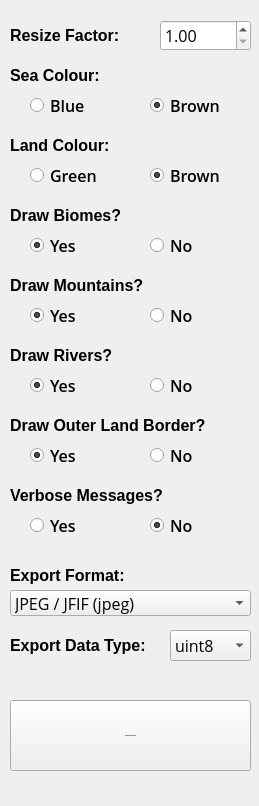
      <widget class="QWidget" name="pgAncient">
       <property name="geometry">
        <rect>
         <x>0</x>
         <y>0</y>
         <width>259</width>
         <height>806</height>
        </rect>
       </property>
       <attribute name="label">
        <string>Ancient Map Options</string>
       </attribute>
       <widget class="QGroupBox" name="grpBiomes">
        <property name="geometry">
         <rect>
          <x>10</x>
          <y>230</y>
          <width>241</width>
          <height>31</height>
         </rect>
        </property>
        <property name="styleSheet">
         <string notr="true">font-family: Open Sans;
font-size: 16px;
font-style: normal;
font-variant: normal;
font-weight: 500;
border:0;</string>
        </property>
        <property name="title">
         <string/>
        </property>
        <widget class="QRadioButton" name="rdoBiomesYes_3">
         <property name="geometry">
          <rect>
           <x>20</x>
           <y>0</y>
           <width>86</width>
           <height>31</height>
          </rect>
         </property>
         <property name="text">
          <string>Yes</string>
         </property>
         <property name="checked">
          <bool>true</bool>
         </property>
        </widget>
        <widget class="QRadioButton" name="rdoBiomesNo_3">
         <property name="geometry">
          <rect>
           <x>140</x>
           <y>0</y>
           <width>86</width>
           <height>31</height>
          </rect>
         </property>
         <property name="text">
          <string>No</string>
         </property>
         <property name="checked">
          <bool>false</bool>
         </property>
        </widget>
       </widget>
       <widget class="QLabel" name="label_36">
        <property name="geometry">
         <rect>
          <x>10</x>
          <y>60</y>
          <width>241</width>
          <height>31</height>
         </rect>
        </property>
        <property name="font">
         <font>
          <pointsize>12</pointsize>
          <weight>75</weight>
          <bold>true</bold>
         </font>
        </property>
        <property name="text">
         <string>Sea Colour:</string>
        </property>
       </widget>
       <widget class="QGroupBox" name="grpSea">
        <property name="geometry">
         <rect>
          <x>10</x>
          <y>90</y>
          <width>241</width>
          <height>31</height>
         </rect>
        </property>
        <property name="styleSheet">
         <string notr="true">font-family: Open Sans;
font-size: 16px;
font-style: normal;
font-variant: normal;
font-weight: 500;
border:0;</string>
        </property>
        <property name="title">
         <string/>
        </property>
        <widget class="QRadioButton" name="rdoSeaBlue_3">
         <property name="geometry">
          <rect>
           <x>20</x>
           <y>0</y>
           <width>86</width>
           <height>31</height>
          </rect>
         </property>
         <property name="text">
          <string>Blue</string>
         </property>
        </widget>
        <widget class="QRadioButton" name="rdoSeaBrown_3">
         <property name="geometry">
          <rect>
           <x>140</x>
           <y>0</y>
           <width>86</width>
           <height>31</height>
          </rect>
         </property>
         <property name="text">
          <string>Brown</string>
         </property>
         <property name="checked">
          <bool>true</bool>
         </property>
        </widget>
       </widget>
       <widget class="QComboBox" name="cboAncData">
        <property name="geometry">
         <rect>
          <x>170</x>
          <y>630</y>
          <width>81</width>
          <height>31</height>
         </rect>
        </property>
        <property name="font">
         <font>
          <family>Open Sans</family>
          <pointsize>12</pointsize>
         </font>
        </property>
        <property name="currentIndex">
         <number>0</number>
        </property>
        <item>
         <property name="text">
          <string>uint8</string>
         </property>
        </item>
        <item>
         <property name="text">
          <string>int16</string>
         </property>
        </item>
        <item>
         <property name="text">
          <string>uint16</string>
         </property>
        </item>
        <item>
         <property name="text">
          <string>int32</string>
         </property>
        </item>
        <item>
         <property name="text">
          <string>uint32</string>
         </property>
        </item>
        <item>
         <property name="text">
          <string>int64</string>
         </property>
        </item>
        <item>
         <property name="text">
          <string>uint64</string>
         </property>
        </item>
        <item>
         <property name="text">
          <string>float16</string>
         </property>
        </item>
        <item>
         <property name="text">
          <string>float32</string>
         </property>
        </item>
        <item>
         <property name="text">
          <string>float64</string>
         </property>
        </item>
       </widget>
       <widget class="QLabel" name="label_37">
        <property name="geometry">
         <rect>
          <x>10</x>
          <y>200</y>
          <width>241</width>
          <height>31</height>
         </rect>
        </property>
        <property name="font">
         <font>
          <pointsize>12</pointsize>
          <weight>75</weight>
          <bold>true</bold>
         </font>
        </property>
        <property name="text">
         <string>Draw Biomes?</string>
        </property>
       </widget>
       <widget class="QLabel" name="label_42">
        <property name="geometry">
         <rect>
          <x>10</x>
          <y>560</y>
          <width>161</width>
          <height>31</height>
         </rect>
        </property>
        <property name="font">
         <font>
          <pointsize>12</pointsize>
          <weight>75</weight>
          <bold>true</bold>
         </font>
        </property>
        <property name="text">
         <string>Export Format:</string>
        </property>
       </widget>
       <widget class="QLabel" name="label_40">
        <property name="geometry">
         <rect>
          <x>10</x>
          <y>410</y>
          <width>241</width>
          <height>31</height>
         </rect>
        </property>
        <property name="font">
         <font>
          <pointsize>12</pointsize>
          <weight>75</weight>
          <bold>true</bold>
         </font>
        </property>
        <property name="text">
         <string>Draw Outer Land Border?</string>
        </property>
       </widget>
       <widget class="QGroupBox" name="grpMountains">
        <property name="geometry">
         <rect>
          <x>10</x>
          <y>300</y>
          <width>241</width>
          <height>31</height>
         </rect>
        </property>
        <property name="styleSheet">
         <string notr="true">font-family: Open Sans;
font-size: 16px;
font-style: normal;
font-variant: normal;
font-weight: 500;
border:0;</string>
        </property>
        <property name="title">
         <string/>
        </property>
        <widget class="QRadioButton" name="rdoMountYes_3">
         <property name="geometry">
          <rect>
           <x>20</x>
           <y>0</y>
           <width>86</width>
           <height>31</height>
          </rect>
         </property>
         <property name="text">
          <string>Yes</string>
         </property>
         <property name="checked">
          <bool>true</bool>
         </property>
        </widget>
        <widget class="QRadioButton" name="rdoMountNo_3">
         <property name="geometry">
          <rect>
           <x>140</x>
           <y>0</y>
           <width>86</width>
           <height>31</height>
          </rect>
         </property>
         <property name="text">
          <string>No</string>
         </property>
         <property name="checked">
          <bool>false</bool>
         </property>
        </widget>
       </widget>
       <widget class="QGroupBox" name="grpRivers">
        <property name="geometry">
         <rect>
          <x>10</x>
          <y>370</y>
          <width>241</width>
          <height>31</height>
         </rect>
        </property>
        <property name="styleSheet">
         <string notr="true">font-family: Open Sans;
font-size: 16px;
font-style: normal;
font-variant: normal;
font-weight: 500;
border:0;</string>
        </property>
        <property name="title">
         <string/>
        </property>
        <widget class="QRadioButton" name="rdoRiverYes_3">
         <property name="geometry">
          <rect>
           <x>20</x>
           <y>0</y>
           <width>86</width>
           <height>31</height>
          </rect>
         </property>
         <property name="text">
          <string>Yes</string>
         </property>
         <property name="checked">
          <bool>true</bool>
         </property>
        </widget>
        <widget class="QRadioButton" name="rdoRiverNo_3">
         <property name="geometry">
          <rect>
           <x>140</x>
           <y>0</y>
           <width>86</width>
           <height>31</height>
          </rect>
         </property>
         <property name="text">
          <string>No</string>
         </property>
         <property name="checked">
          <bool>false</bool>
         </property>
        </widget>
       </widget>
       <widget class="QLabel" name="label_38">
        <property name="geometry">
         <rect>
          <x>10</x>
          <y>270</y>
          <width>241</width>
          <height>31</height>
         </rect>
        </property>
        <property name="font">
         <font>
          <pointsize>12</pointsize>
          <weight>75</weight>
          <bold>true</bold>
         </font>
        </property>
        <property name="text">
         <string>Draw Mountains?</string>
        </property>
       </widget>
       <widget class="QDoubleSpinBox" name="spnResize">
        <property name="geometry">
         <rect>
          <x>160</x>
          <y>20</y>
          <width>91</width>
          <height>31</height>
         </rect>
        </property>
        <property name="font">
         <font>
          <family>Open Sans</family>
          <pointsize>-1</pointsize>
         </font>
        </property>
        <property name="styleSheet">
         <string notr="true">font-family: Open Sans;
font-size: 16px;</string>
        </property>
        <property name="minimum">
         <double>1.000000000000000</double>
        </property>
        <property name="value">
         <double>1.000000000000000</double>
        </property>
       </widget>
       <widget class="QGroupBox" name="grpBorder">
        <property name="geometry">
         <rect>
          <x>10</x>
          <y>440</y>
          <width>241</width>
          <height>31</height>
         </rect>
        </property>
        <property name="styleSheet">
         <string notr="true">font-family: Open Sans;
font-size: 16px;
font-style: normal;
font-variant: normal;
font-weight: 500;
border:0;</string>
        </property>
        <property name="title">
         <string/>
        </property>
        <widget class="QRadioButton" name="rdoLandYes_3">
         <property name="geometry">
          <rect>
           <x>20</x>
           <y>0</y>
           <width>86</width>
           <height>31</height>
          </rect>
         </property>
         <property name="text">
          <string>Yes</string>
         </property>
         <property name="checked">
          <bool>true</bool>
         </property>
        </widget>
        <widget class="QRadioButton" name="rdoLandNo_3">
         <property name="geometry">
          <rect>
           <x>140</x>
           <y>0</y>
           <width>86</width>
           <height>31</height>
          </rect>
         </property>
         <property name="text">
          <string>No</string>
         </property>
         <property name="checked">
          <bool>false</bool>
         </property>
        </widget>
       </widget>
       <widget class="QLabel" name="label_39">
        <property name="geometry">
         <rect>
          <x>10</x>
          <y>340</y>
          <width>241</width>
          <height>31</height>
         </rect>
        </property>
        <property name="font">
         <font>
          <pointsize>12</pointsize>
          <weight>75</weight>
          <bold>true</bold>
         </font>
        </property>
        <property name="text">
         <string>Draw Rivers?</string>
        </property>
       </widget>
       <widget class="QLabel" name="label_41">
        <property name="geometry">
         <rect>
          <x>10</x>
          <y>630</y>
          <width>151</width>
          <height>31</height>
         </rect>
        </property>
        <property name="font">
         <font>
          <pointsize>12</pointsize>
          <weight>75</weight>
          <bold>true</bold>
         </font>
        </property>
        <property name="text">
         <string>Export Data Type:</string>
        </property>
       </widget>
       <widget class="QLabel" name="label_35">
        <property name="geometry">
         <rect>
          <x>10</x>
          <y>20</y>
          <width>121</width>
          <height>31</height>
         </rect>
        </property>
        <property name="font">
         <font>
          <pointsize>12</pointsize>
          <weight>75</weight>
          <bold>true</bold>
         </font>
        </property>
        <property name="text">
         <string>Resize Factor:</string>
        </property>
       </widget>
       <widget class="QComboBox" name="cboAncFormat">
        <property name="geometry">
         <rect>
          <x>10</x>
          <y>590</y>
          <width>241</width>
          <height>26</height>
         </rect>
        </property>
        <property name="font">
         <font>
          <family>Open Sans</family>
          <pointsize>12</pointsize>
         </font>
        </property>
        <property name="currentIndex">
         <number>0</number>
        </property>
        <property name="sizeAdjustPolicy">
         <enum>QComboBox::AdjustToContentsOnFirstShow</enum>
        </property>
        <item>
         <property name="text">
          <string>JPEG / JFIF (jpeg)</string>
         </property>
        </item>
        <item>
         <property name="text">
          <string>Portable Network Graphics (png)</string>
         </property>
        </item>
        <item>
         <property name="text">
          <string>Microsoft Windows Device Independent Bitmap (bmp)</string>
         </property>
        </item>
        <item>
         <property name="text">
          <string>Graphics Interchange Format (gif)</string>
         </property>
        </item>
        <item>
         <property name="text">
          <string>TIFF / BigTIFF / GeoTIFF (tif)</string>
         </property>
        </item>
        <item>
         <property name="text">
          <string>X11 Pixmap (xpm)</string>
         </property>
        </item>
        <item>
         <property name="text">
          <string>Arc/Info Binary Grid (adf)</string>
         </property>
        </item>
        <item>
         <property name="text">
          <string>Bathymetry Attributed Grid (bag)</string>
         </property>
        </item>
        <item>
         <property name="text">
          <string>BSB Nautical Chart Format (kap)</string>
         </property>
        </item>
        <item>
         <property name="text">
          <string>Envisat Image Product (n1)</string>
         </property>
        </item>
        <item>
         <property name="text">
          <string>Erdas Imagine (img)</string>
         </property>
        </item>
        <item>
         <property name="text">
          <string>Erdas Compressed Wavelets (ecw)</string>
         </property>
        </item>
        <item>
         <property name="text">
          <string>ERMapper (ers)</string>
         </property>
        </item>
        <item>
         <property name="text">
          <string>EUMETSAT Archive Native (nat)</string>
         </property>
        </item>
        <item>
         <property name="text">
          <string>FITS (fits)</string>
         </property>
        </item>
        <item>
         <property name="text">
          <string>GDAL Virtual (vrt)</string>
         </property>
        </item>
        <item>
         <property name="text">
          <string>Generic Tagged Arrays (gta)</string>
         </property>
        </item>
        <item>
         <property name="text">
          <string>In Memory Raster (mem)</string>
         </property>
        </item>
        <item>
         <property name="text">
          <string>Japanese DEM (mem)</string>
         </property>
        </item>
        <item>
         <property name="text">
          <string>Swedish Grid RIK (rik)</string>
         </property>
        </item>
        <item>
         <property name="text">
          <string>Terragen Heightfield (ter)</string>
         </property>
        </item>
        <item>
         <property name="text">
          <string>USGS ASCII DEM / CDED (dem)</string>
         </property>
        </item>
        <item>
         <property name="text">
          <string>USGS DOQ 1st Generation (doq)</string>
         </property>
        </item>
        <item>
         <property name="text">
          <string>USGS DOQ New Labelled (doq)</string>
         </property>
        </item>
        <item>
         <property name="text">
          <string>WMO GRIB1 / GRIB2 (grb)</string>
         </property>
        </item>
       </widget>
       <widget class="QPushButton" name="btnGenWorld_3">
        <property name="geometry">
         <rect>
          <x>10</x>
          <y>700</y>
          <width>241</width>
          <height>71</height>
         </rect>
        </property>
        <property name="font">
         <font>
          <pointsize>-1</pointsize>
          <weight>75</weight>
          <bold>true</bold>
         </font>
        </property>
        <property name="toolTip">
         <string>Generate Ancient Map</string>
        </property>
        <property name="text">
         <string>Generate Ancient Map</string>
        </property>
       </widget>
       <widget class="QLabel" name="label_43">
        <property name="geometry">
         <rect>
          <x>10</x>
          <y>480</y>
          <width>241</width>
          <height>31</height>
         </rect>
        </property>
        <property name="font">
         <font>
          <pointsize>12</pointsize>
          <weight>75</weight>
          <bold>true</bold>
         </font>
        </property>
        <property name="text">
         <string>Verbose Messages?</string>
        </property>
       </widget>
       <widget class="QGroupBox" name="grpVerbose_2">
        <property name="geometry">
         <rect>
          <x>10</x>
          <y>510</y>
          <width>241</width>
          <height>31</height>
         </rect>
        </property>
        <property name="styleSheet">
         <string notr="true">font-family: Open Sans;
font-size: 16px;
font-style: normal;
font-variant: normal;
font-weight: 500;
border:0;</string>
        </property>
        <property name="title">
         <string/>
        </property>
        <widget class="QRadioButton" name="rdoVerboseYes">
         <property name="geometry">
          <rect>
           <x>20</x>
           <y>0</y>
           <width>86</width>
           <height>31</height>
          </rect>
         </property>
         <property name="text">
          <string>Yes</string>
         </property>
         <property name="checked">
          <bool>false</bool>
         </property>
        </widget>
        <widget class="QRadioButton" name="rdoVerboseNo">
         <property name="geometry">
          <rect>
           <x>140</x>
           <y>0</y>
           <width>86</width>
           <height>31</height>
          </rect>
         </property>
         <property name="text">
          <string>No</string>
         </property>
         <property name="checked">
          <bool>true</bool>
         </property>
        </widget>
       </widget>
       <widget class="QLabel" name="label_48">
        <property name="geometry">
         <rect>
          <x>10</x>
          <y>130</y>
          <width>241</width>
          <height>31</height>
         </rect>
        </property>
        <property name="font">
         <font>
          <pointsize>12</pointsize>
          <weight>75</weight>
          <bold>true</bold>
         </font>
        </property>
        <property name="text">
         <string>Land Colour:</string>
        </property>
       </widget>
       <widget class="QGroupBox" name="grpLand">
        <property name="geometry">
         <rect>
          <x>10</x>
          <y>160</y>
          <width>241</width>
          <height>31</height>
         </rect>
        </property>
        <property name="styleSheet">
         <string notr="true">font-family: Open Sans;
font-size: 16px;
font-style: normal;
font-variant: normal;
font-weight: 500;
border:0;</string>
        </property>
        <property name="title">
         <string/>
        </property>
        <widget class="QRadioButton" name="rdoLandGreen">
         <property name="geometry">
          <rect>
           <x>20</x>
           <y>0</y>
           <width>86</width>
           <height>31</height>
          </rect>
         </property>
         <property name="text">
          <string>Green</string>
         </property>
        </widget>
        <widget class="QRadioButton" name="rdoLandBrown">
         <property name="geometry">
          <rect>
           <x>140</x>
           <y>0</y>
           <width>86</width>
           <height>31</height>
          </rect>
         </property>
         <property name="text">
          <string>Brown</string>
         </property>
         <property name="checked">
          <bool>true</bool>
         </property>
        </widget>
       </widget>
      </widget>
